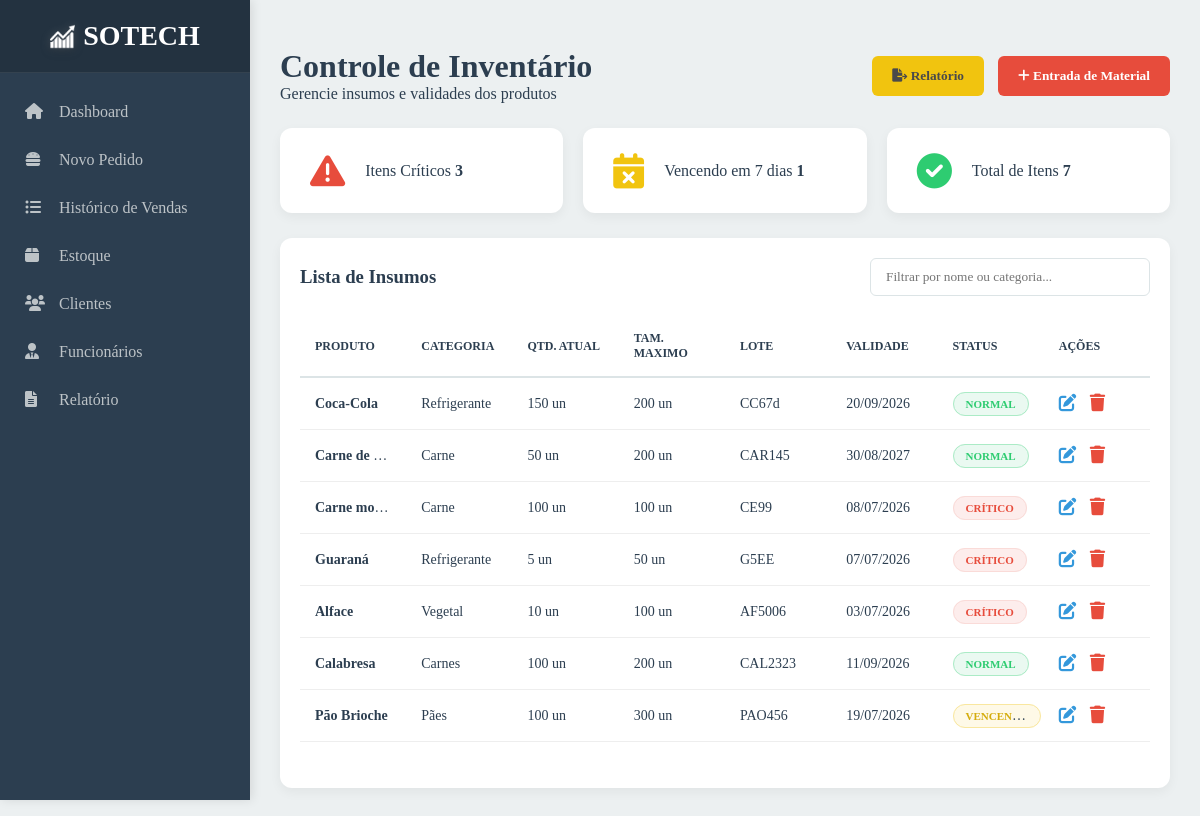
/estoque/ (signed in), run on the app's committed database.
### core/models.py (models this page shows, shortened)
class Estoque(models.Model):
    nome = models.CharField("Nome",max_length=45)
    categoria = models.CharField("Categoria",max_length=100,default="")
    quantidade = models.IntegerField("Quantidade")
    tamanho_estoque = models.IntegerField("Tamanho do estoque")
    lote = models.CharField("Lote",max_length=45)
    validade = models.DateField("Validade")
    data_hora_entrada = models.DateTimeField("Data e hora da entrada",auto_now_add=True) # por enquanto já que não temos um sistema melhor pra isso
    data_hora_saida = models.DateTimeField("Data e hora da saída",auto_now_add=True)

### core/views.py (the view)
# urls.py: path('estoque/',estoque,name="estoque"),
@login_required
def estoque(request):
    form = EstoqueForm(request.POST or None)
    itens_estoque = Estoque.objects.all()
    if form.is_valid():
        form.save()
        return redirect("estoque")
    context = {
        "form": form,
        "itens_estoque": itens_estoque,
    }
    return render(request, "html/estoque.html", context)

### core/forms.py
class EstoqueForm(forms.ModelForm):
    class Meta:
        model = Estoque
        fields = ["nome","categoria","lote","quantidade","tamanho_estoque","validade"]

### core/templates/html/estoque.html (shortened to what this page needs)
{% extends 'base.html' %}
{% load static %}
{% load widget_tweaks %}
{% block estilo %}
  <link rel="stylesheet" href="{% static 'style/style_estoque.css' %}?{% now 'U' %}" />
{% endblock %}
{% block conteudo %}
  <main class="main-content">
    <header class="main-header">
      <div>
        <h1>Controle de Inventário</h1>
        <p>Gerencie insumos e validades dos produtos</p>
      </div>
      <div class="actions">
        <button class="btn-yellow"><i class="fas fa-file-export"></i> Relatório</button>
        <button class="btn-red" onclick="document.getElementById('modalCliente').style.display='block'"><i class="fas fa-plus"></i> Entrada de Material</button>
      </div>
    </header>
    <section class="inventory-summary">
      <div class="summary-card">
        <i class="fas fa-exclamation-triangle icon-alert"></i>
        <div>
          <span>Itens Críticos</span>
          <strong id="critico">0</strong>
        </div>
      </div>
      <div class="summary-card">
        <i class="fas fa-calendar-times icon-expire"></i>
        <div>
          <span>Vencendo em 7 dias</span>
          <strong id="vencendo">0</strong>
        </div>
      </div>
      <div class="summary-card">
        <i class="fas fa-check-circle icon-ok"></i>
        <div>
          <span>Total de Itens</span>
          <strong id="total">0</strong>
        </div>
      </div>
    </section>
    <section class="table-container">
      <div class="table-header">
        <h3>Lista de Insumos</h3>
        <input type="text" placeholder="Filtrar por nome ou categoria..." class="search-input" />
      </div>
      <table class="inventory-table">
        <thead>
          <tr>
            <th>Produto</th>
            <th>Categoria</th>
            <th>Qtd. Atual</th>
            <th>Tam. Maximo</th>
            <th>Lote</th>
            <th>Validade</th>
            <th>Status</th>
            <th>Ações</th>
          </tr>
        </thead>
        <tbody id="estoque_lista">
          {% for estoque in itens_estoque %}
            <tr data-validade="{{ estoque.validade|date:'Y-m-d' }}">
              <td>
                <strong>{{ estoque.nome }}</strong>
              </td>
              <td>{{ estoque.categoria }}</td>
              <td>{{ estoque.quantidade }} un</td>
              <td>{{ estoque.tamanho_estoque }} un</td>
              <td>{{ estoque.lote }}</td>
              <td>{{ estoque.validade|date:'d/m/Y' }}</td>
              <td>
                <span class="badge status-badge"></span>
              </td>
              <td>
                <a class="btn-edit" href="{% url 'estoque_editar' estoque.id %}"><i class="fas fa-edit"></i></a>
                <a class="btn-delete" href="{% url 'estoque_remover' estoque.id %}"><i class="fas fa-trash"></i></a>
              </td>
            </tr>
          {% empty %}
            <tr>
              <td colspan="8">Nenhum item cadastrado.</td>
            </tr>
          {% endfor %}
        </tbody>
      </table>
    </section>
  </main>
{% endblock %}

### core/static/style/global.css (style rules this page uses)
:root { --primary: #2C3E50; --secondary: #3498DB; --success: #2ECC71; --warning: #F1C40F; --danger: #E74C3C; --bg: #ECF0F1; --white: #FFFFFF; --text: #2C3E50; --border: #DCE4E6; }

### core/static/style/style_estoque.css (style rules this page uses)
* { margin: 0; padding: 0; box-sizing: border-box; font-family: 'Rajdhani', Rajdhani-serif; }
body { display: flex; background-color: var(--bg); color: var(--text); min-height: 100vh; }
.main-content { margin-left: 250px; width: calc(100% - 250px); min-height: 100vh; padding: 30px; display: flex; flex-direction: column; gap: 25px; }
.main-header { display: flex; justify-content: space-between; align-items: center; }
.btn-red { background: var(--danger); color: white; border: none; padding: 12px 20px; border-radius: 6px; cursor: pointer; font-weight: 600; transition: 0.3s; }
.btn-yellow { background: var(--warning); color: #4A4A4A; border: none; padding: 12px 20px; border-radius: 6px; cursor: pointer; margin-right: 10px; font-weight: 600; transition: 0.3s; }
.inventory-summary { display: grid; grid-template-columns: repeat(3, 1fr); gap: 20px; }
.summary-card { background: var(--white); padding: 25px; border-radius: 12px; display: flex; align-items: center; gap: 20px; box-shadow: 0 4px 12px rgba(0, 0, 0, 0.05); border-left: 5px solid transparent; }
.summary-card i { font-size: 2.2rem; }
.icon-alert { color: var(--danger); }
.icon-expire { color: var(--warning); }
.icon-ok { color: var(--success); }
.table-container { background: var(--white); border-radius: 12px; padding: 20px; box-shadow: 0 4px 12px rgba(0, 0, 0, 0.05); width: 100%; flex: 1; overflow: auto; }
.table-header { display: flex; justify-content: space-between; align-items: center; margin-bottom: 20px; }
.table-header h3 { color: var(--primary); }
.search-input { padding: 10px 15px; border-radius: 6px; border: 1px solid var(--border); width: 280px; outline: none; transition: 0.3s; }
.inventory-table { width: 100%; border-collapse: collapse; table-layout: fixed; }
.inventory-table th { background: var(--gray-light); padding: 15px; text-align: left; font-size: 12px; text-transform: uppercase; color: var(--primary); font-weight: 700; border-bottom: 2px solid var(--border); position: sticky; top: 0; }
.inventory-table td { padding: 15px; border-bottom: 1px solid #eee; font-size: 14px; white-space: nowrap; overflow: hidden; text-overflow: ellipsis; }
.badge { padding: 5px 12px; border-radius: 20px; font-size: 11px; font-weight: 800; text-transform: uppercase; }
.badge.red { background: #FDEDEC; color: var(--danger); border: 1px solid #FADBD8; }
.badge.green { background: #EAF9F1; color: var(--success); border: 1px solid #ABEBC6; }
.badge.yellow { background: #FEF9E7; color: #D4AC0D; border: 1px solid #F9E79F; }
.btn-edit { color: var(--secondary); background: none; border: none; cursor: pointer; margin-right: 10px; font-size: 1.1rem; transition: 0.2s; }
.btn-delete { color: var(--danger); background: none; border: none; cursor: pointer; font-size: 1.1rem; transition: 0.2s; }
.btn-edit, .btn-delete { text-decoration: none; }

### data on the page
Estoque: nome "Coca-Cola", categoria "Refrigerante", quantidade "150", tamanho_estoque "200", lote "CC67d", validade "20/09/2026"
Estoque: nome "Carne de…", categoria "Carne", quantidade "50", tamanho_estoque "200", lote "CAR145", validade "30/08/2027"
Estoque: nome "Carne mo…", categoria "Carne", quantidade "100", tamanho_estoque "100", lote "CE99", validade "08/07/2026"
Estoque: nome "Guaraná", categoria "Refrigerante", quantidade "5", tamanho_estoque "50", lote "G5EE", validade "07/07/2026"
Estoque: nome "Alface", categoria "Vegetal", quantidade "10", tamanho_estoque "100", lote "AF5006", validade "03/07/2026"
Estoque: nome "Calabresa", categoria "Carnes", quantidade "100", tamanho_estoque "200", lote "CAL2323", validade "11/09/2026"
Estoque: nome "Pão Brioche", categoria "Pães", quantidade "100", tamanho_estoque "300", lote "PAO456", validade "19/07/2026"
